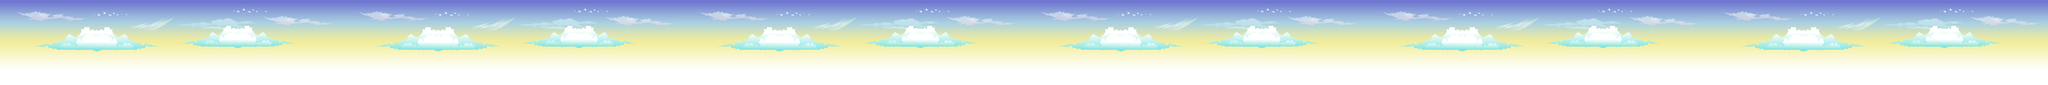

This is a level from a 2D game, rendered from its Tiled map with the project's own tilesets. A one-line summary and the map file follow, with tile-layer data summarised:
An orthogonal 24x1 tile map with 512x512 px tiles, 1 tile layer (Tile Layer 1).

<map version="1.0" orientation="orthogonal" width="24" height="1" tilewidth="512" tileheight="512">
 <tileset firstgid="1" name="world5-sky" tilewidth="512" tileheight="512">
  <image source="world5-sky.png" width="1024" height="1024" />
 </tileset>
 <layer name="Tile Layer 1" width="24" height="1">
  <data>[24 cells, 24 non-empty, 4 distinct tile ids]</data>
 </layer>
</map>
